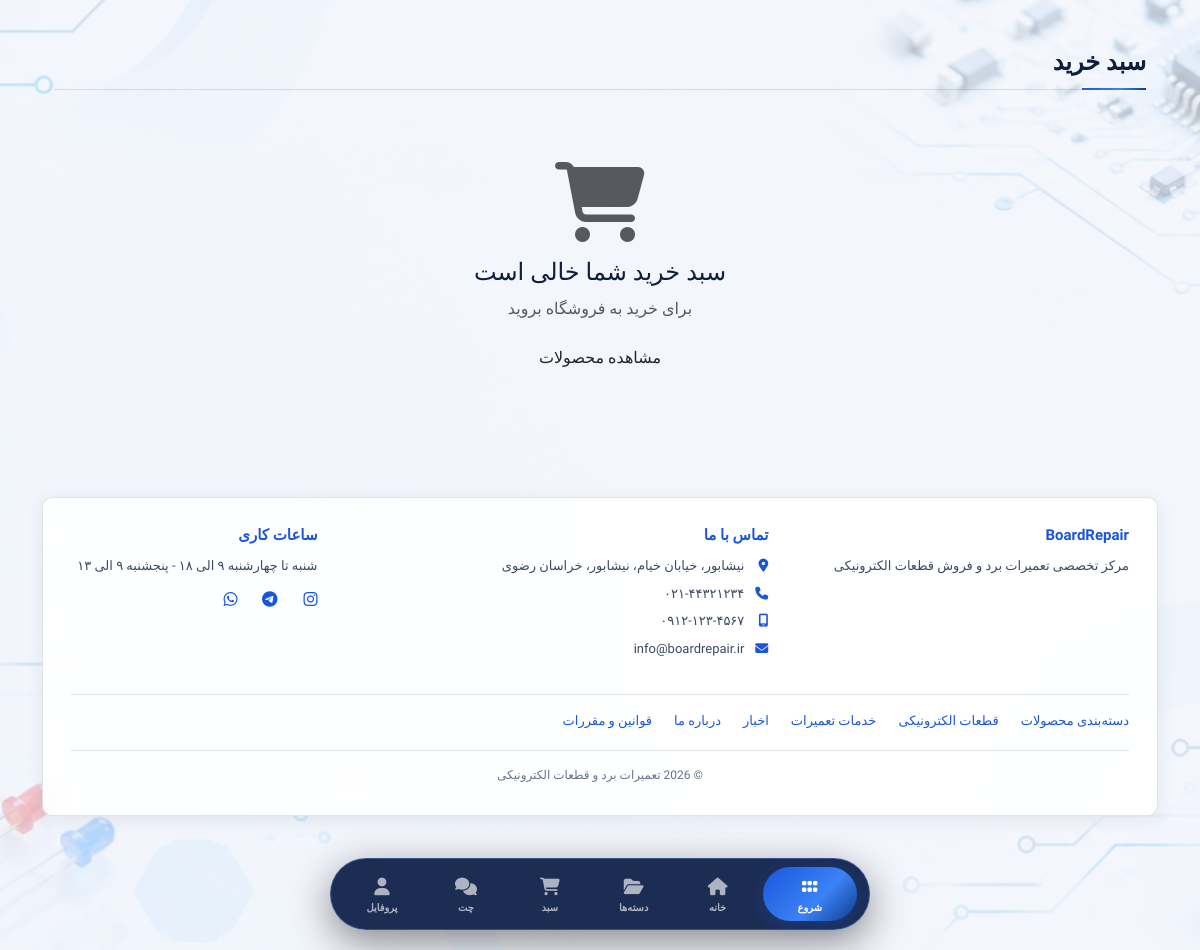
The app's page /cart/ (signed in) with its own data.
### shop/models.py (models this page shows, shortened)
class SiteSettings(models.Model):
    COLOR_THEMES = [
        ('blue-gold', 'آبی و طلایی'),
        ('blue-blue', 'آبی و آبی'),
        ('black-blue', 'مشکی و آبی'),
        ('black-gold', 'مشکی و طلایی'),
    ]
    site_name = models.CharField(max_length=100, default="تعمیرات برد و قطعات الکترونیکی", verbose_name="نام سایت")
    site_description = models.TextField(blank=True, verbose_name="توضیحات سایت")
    logo_text = models.CharField(max_length=50, default="BoardRepair", verbose_name="متن لوگو")
    color_theme = models.CharField(max_length=20, choices=COLOR_THEMES, default='blue-gold', verbose_name="تم رنگی سایت")
    background_image = models.ImageField(upload_to='backgrounds/', blank=True, null=True, verbose_name="عکس پس‌زمینه")
    background_overlay_opacity = models.PositiveIntegerField(default=70, verbose_name="درصد تیرگی روی عکس (0-100)")
    background_fixed = models.BooleanField(default=True, verbose_name="ثابت بودن پس‌زمینه")
    address_line1 = models.CharField(max_length=200, default="تهران، خیابان اصلی", verbose_name="آدرس خط ۱")
    address_line2 = models.CharField(max_length=200, blank=True, verbose_name="آدرس خط ۲")
    address_city = models.CharField(max_length=100, default="تهران", verbose_name="شهر")
    address_state = models.CharField(max_length=100, default="تهران", verbose_name="استان")
    address_postal_code = models.CharField(max_length=20, blank=True, verbose_name="کد پستی")
    phone1 = models.CharField(max_length=20, default="۰۲۱-۴۴۳۲۱۲۳۴", verbose_name="تلفن ۱")
    phone2 = models.CharField(max_length=20, blank=True, verbose_name="تلفن ۲")
    mobile = models.CharField(max_length=20, default="۰۹۱۲-۱۲۳-۴۵۶۷", verbose_name="موبایل")
    email = models.EmailField(default="info@boardrepair.ir", verbose_name="ایمیل")
    instagram = models.CharField(max_length=100, blank=True, default="boardrepair", verbose_name="اینستاگرام")
    telegram = models.CharField(max_length=100, blank=True, default="boardrepair", verbose_name="تلگرام")
    whatsapp = models.CharField(max_length=100, blank=True, default="989121234567", verbose_name="واتساپ")
    working_hours = models.CharField(max_length=200, default="شنبه تا چهارشنبه ۹ الی ۱۸ - پنجشنبه ۹ الی ۱۳", verbose_name="ساعات کاری")
    min_amount_for_shaba = models.PositiveIntegerField(
        default=5000000,
        verbose_name="حداقل مبلغ برای شماره شبا (تومان)"
    )
    card_number = models.CharField(max_length=30, default="6037-9972-4418-1732", verbose_name="شماره کارت")
    card_holder_name = models.CharField(max_length=100, default="مدیر فروشگاه", verbose_name="نام صاحب کارت")
    shaba_number = models.CharField(max_length=30, default="IR123456789012345678901234", verbose_name="شماره شبا")
    bank_name = models.CharField(max_length=100, default="بانک ملی", verbose_name="نام بانک")
    updated_at = models.DateTimeField(auto_now=True)
    class Meta:
        verbose_name = "تنظیمات سایت"
        verbose_name_plural = "تنظیمات سایت"
    def get_full_address(self):
        address = self.address_line1
        if self.address_line2:
            address += f"، {self.address_line2}"
        address += f"، {self.address_city}، {self.address_state}"
        return address

### shop/views.py (the view)
# urls.py: path('cart/', views.cart_view, name='cart'),
@login_required
def cart_view(request):
    cart, created = Cart.objects.get_or_create(user=request.user)
    return render(request, 'shop/cart.html', {'cart': cart})

### shop/context_processors.py (called while the page is built)
def site_settings(request):
    try:
        settings = SiteSettings.objects.first()
        if not settings:
            settings = SiteSettings.objects.create()
    except:
        settings = None
    return {
        'site_settings': settings,
    }

### shop/models.py (called while the page is built)
    def total_quantity(self):
        return sum(item.quantity for item in self.items.all())

### shop/views.py (called while the page is built)
def admin_access_middleware(get_response):
    def middleware(request):
        if request.path.startswith('/admin/') and not request.user.is_superuser:
            if is_admin_locked():
                return render(request, 'shop/admin_locked.html', status=403)
        return get_response(request)
    return middleware

### shop/templates/shop/cart.html (shortened to what this page needs)
{% extends 'shop/base.html' %}
{% block content %}
<div class="container py-4">
    <h3 class="section-title">سبد خرید</h3>
    {% if cart.items.all %}
        <div class="row g-4">
            <div class="col-lg-8">
                {% for item in cart.items.all %}
                    <div class="card-custom p-3 mb-3">
                        <div class="row align-items-center">
                            <div class="col-3 col-md-2">
                                {% if item.product.image %}
                                    <img src="{{ item.product.image.url }}" alt="{{ item.product.name }}" class="img-fluid rounded" style="height: 80px; object-fit: cover;">
                                {% else %}
                                    <div class="bg-light rounded d-flex align-items-center justify-content-center" style="height: 80px;">
                                        <i class="fas fa-microchip fa-2x text-muted"></i>
                                    </div>
                                {% endif %}
                            </div>
                            <div class="col-5 col-md-6">
                                <h6 class="fw-bold mb-1">{{ item.product.name }}</h6>
                                <p class="text-muted small mb-0">{{ item.product.category.name }}</p>
                                <span class="fw-bold">{{ item.product.price|floatformat:0 }} تومان</span>
                            </div>
                            <div class="col-4 col-md-4 text-end">
                                <form action="{% url 'shop:update_cart_item' item.id %}" method="POST" class="d-inline">
                                    {% csrf_token %}
                                    <button type="submit" name="action" value="decrease" class="btn btn-sm btn-outline-secondary">-</button>
                                    <span class="mx-2 fw-bold">{{ item.quantity }}</span>
                                    <button type="submit" name="action" value="increase" class="btn btn-sm btn-outline-secondary">+</button>
                                </form>
                                <form action="{% url 'shop:update_cart_item' item.id %}" method="POST" class="d-inline">
                                    {% csrf_token %}
                                    <button type="submit" name="action" value="remove" class="btn btn-sm btn-danger-custom ms-2">
                                        <i class="fas fa-trash"></i>
                                    </button>
                                </form>
                                <div class="mt-1">
                                    <span class="fw-bold text-primary" style="color: var(--primary-blue) !important;">
                                        {{ item.total_price|floatformat:0 }} تومان
                                    </span>
                                </div>
                            </div>
                        </div>
                    </div>
                {% endfor %}
            </div>
            <div class="col-lg-4">
                <div class="card-custom p-4">
                    <h5 class="fw-bold">خلاصه سبد خرید</h5>
                    <hr>
                    <div class="d-flex justify-content-between">
                        <span>تعداد اقلام:</span>
                        <span class="fw-bold">{{ cart.total_quantity }}</span>
                    </div>
                    <div class="d-flex justify-content-between mt-2">
                        <span>جمع کل:</span>
                        <span class="fw-bold text-primary" style="color: var(--primary-blue) !important;">{{ cart.total_price|floatformat:0 }} تومان</span>
                    </div>
                    <hr>
                    <a href="{% url 'shop:checkout_step1' %}" class="btn btn-primary-custom w-100">
                        <i class="fas fa-credit-card me-2"></i> ادامه فرآیند خرید
                    </a>
                    <a href="{% url 'shop:home' %}" class="btn btn-outline-custom w-100 mt-2">
                        <i class="fas fa-arrow-right me-2"></i> ادامه خرید
                    </a>
                </div>
            </div>
        </div>
    {% else %}
        <div class="text-center py-5">
            <i class="fas fa-shopping-cart fa-5x text-muted"></i>
            <h4 class="mt-3">سبد خرید شما خالی است</h4>
            <p class="text-muted">برای خرید به فروشگاه بروید</p>
            <a href="{% url 'shop:home' %}" class="btn btn-primary-custom">مشاهده محصولات</a>
        </div>
    {% endif %}
</div>
{% endblock %}

### shop/templates/shop/base.html (shortened to what this page needs)
{% load static %}
<!DOCTYPE html>
<html lang="fa" dir="rtl" data-theme="{{ site_settings.color_theme|default:'blue-gold' }}">
<head>
    <link rel="stylesheet" href="https://cdnjs.cloudflare.com/ajax/libs/font-awesome/6.5.1/css/all.min.css">
    <link rel="stylesheet" href="https://cdn.jsdelivr.net/npm/bootstrap@5.3.3/dist/css/bootstrap.rtl.min.css">
</head>
<body>
    <div class="site-bg"></div>
    <div class="site-bg-overlay"></div>
    <main class="py-4" id="main-content">
        <div class="container">
            {% block content %}{% endblock %}
            {% if site_settings %}
            <footer class="site-footer card-custom" itemscope itemtype="https://schema.org/WPFooter">
                <div class="row g-4">
                    <div class="col-md-4">
                        <h6>{{ site_settings.logo_text }}</h6>
                        <p>{{ site_settings.site_description|default:"مرکز تخصصی تعمیرات برد و فروش قطعات الکترونیکی" }}</p>
                    </div>
                    <div class="col-md-5">
                        <h6>تماس با ما</h6>
                        <ul>
                            <li><i class="fas fa-location-dot"></i>{{ site_settings.get_full_address }}</li>
                            <li><i class="fas fa-phone"></i>{{ site_settings.phone1 }}{% if site_settings.phone2 %} - {{ site_settings.phone2 }}{% endif %}</li>
                            <li><i class="fas fa-mobile-screen"></i>{{ site_settings.mobile }}</li>
                            <li><i class="fas fa-envelope"></i>{{ site_settings.email }}</li>
                        </ul>
                    </div>
                    <div class="col-md-3">
                        <h6>ساعات کاری</h6>
                        <p>{{ site_settings.working_hours }}</p>
                        <div class="d-flex gap-3 mt-2">
                            {% if site_settings.instagram %}<a href="https://instagram.com/{{ site_settings.instagram }}" target="_blank" rel="noopener" aria-label="اینستاگرام"><i class="fab fa-instagram"></i></a>{% endif %}
                            {% if site_settings.telegram %}<a href="https://t.me/{{ site_settings.telegram }}" target="_blank" rel="noopener" aria-label="تلگرام"><i class="fab fa-telegram"></i></a>{% endif %}
                            {% if site_settings.whatsapp %}<a href="https://wa.me/{{ site_settings.whatsapp }}" target="_blank" rel="noopener" aria-label="واتساپ"><i class="fab fa-whatsapp"></i></a>{% endif %}
                        </div>
                    </div>
                </div>
                <nav class="footer-links" aria-label="پیوندهای مهم">
                    <a href="{% url 'shop:category_list' %}">دسته‌بندی محصولات</a>
                    <a href="{% url 'shop:component_list' %}">قطعات الکترونیکی</a>
                    <a href="{% url 'shop:repair_services' %}">خدمات تعمیرات</a>
                    <a href="{% url 'shop:news_list' %}">اخبار</a>
                    <a href="{% url 'shop:about' %}">درباره ما</a>
                    <a href="{% url 'shop:terms' %}">قوانین و مقررات</a>
                </nav>
                <div class="footer-bottom">© {% now "Y" %} {{ site_settings.site_name }}</div>
            </footer>
            {% endif %}
        </div>
    </main>
    <div class="bottom-dock">
        <nav class="dock-container" aria-label="ناوبری اصلی">
            <button class="dock-start-btn" onclick="toggleStartMenu()" id="startBtn" aria-label="منوی شروع">
                <i class="fas fa-grip"></i><span>شروع</span>
            </button>
            <a href="{% url 'shop:home' %}" class="dock-item {% if request.path == '/' %}active{% endif %}" aria-label="خانه">
                <i class="fas fa-house"></i><span>خانه</span>
            </a>
            <a href="{% url 'shop:category_list' %}" class="dock-item" aria-label="دسته‌ها">
                <i class="fas fa-folder-open"></i><span>دسته‌ها</span>
            </a>
            <a href="{% url 'shop:cart' %}" class="dock-item" aria-label="سبد خرید">
                <i class="fas fa-cart-shopping"></i><span>سبد</span>
            </a>
            <a href="{% url 'shop:chat' %}" class="dock-item" aria-label="چت پشتیبانی">
                <i class="fas fa-comments"></i><span>چت</span>
            </a>
            <a href="{% url 'shop:profile' %}" class="dock-item" aria-label="پروفایل">
                <i class="fas fa-user"></i><span>پروفایل</span>
            </a>
        </nav>
    </div>
</body>
</html>

### records on screen
SiteSettings: logo_text "BoardRepair", site_description "مرکز تخصصی تعمیرات برد و فروش قطعات الکترونیکی", get_full_address "نیشابور، خیابان خیام، نیشابور، خراسان رضوی", phone1 "۰۲۱-۴۴۳۲۱۲۳۴", mobile "۰۹۱۲-۱۲۳-۴۵۶۷", email "info@boardrepair.ir", working_hours "شنبه تا چهارشنبه ۹ الی ۱۸ - پنجشنبه ۹ الی ۱۳", site_name "تعمیرات برد و قطعات الکترونیکی"
